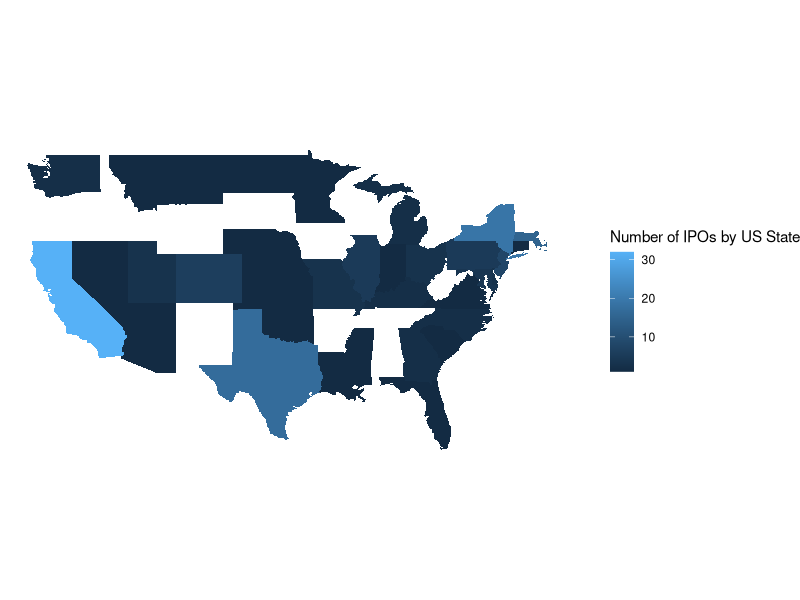

The R source for this figure:
## ---- chunk 1
knitr::opts_chunk$set(echo = TRUE, fig.align="center")
library(tidyverse)
## ---- chunk 2
#Read in dataset
IPO <- read_csv("IPOList.csv")

usa_states <- map_data(map = "state", region = ".") 

#Grouping stocks by their region
counted_stocks <- IPO %>%
  group_by(stateCountry)%>%
  summarise(tot_stocks = length(unique(Symbol)))

key <- data.frame(
  state_abbrev = c("AL", "AK", "AZ", "AR", "CA", "CO", "CT", "DE", "FL", "GA", "HI", "ID", "IL", "IN", "IA", "KS", "KY", "LA", "ME", "MD", "MA", "MI", "MN", "MS", "MO", "MT", "NE", "NV", "NH", "NJ", "NM", "NY", "NC", "ND", "OH", "OK", "OR", "PA", "RI", "SC", "SD", "TN", "TX", "UT", "VT", "VA", "WA", "WV", "WI", "WY"),
  
  state_fullname = c("Alabama", "Alaska", "Arizona", "Arkansas", "California", "Colorado", "Connecticut", "Delaware", "Florida", "Georgia", "Hawaii", "Idaho", "Illinois", "Indiana", "Iowa", "Kansas", "Kentucky", "Louisiana", "Maine", "Maryland", "Massachusetts", "Michigan", "Minnesota", "Mississippi", "Missouri", "Montana", "Nebraska", "Nevada", "New Hampshire", "New Jersey", "New Mexico", "New York", "North Carolina", "North Dakota", "Ohio", "Oklahoma", "Oregon", "Pennsylvania", "Rhode Island", "South Carolina", "South Dakota", "Tennessee", "Texas", "Utah", "Vermont", "Virginia", "Washington", "West Virginia", "Wisconsin", "Wyoming")
  
)
#Connecting states with the stocks in the corresponding region
final_data <- left_join(counted_stocks, key, by = c("stateCountry" = "state_abbrev"))%>%
  mutate(state_fullname = tolower(state_fullname)) %>%
  left_join(usa_states, by = c("state_fullname" = "region"))


#Plotting choropleth
ggplot(final_data, aes(map_id = state_fullname)) +
  geom_map(aes(fill = tot_stocks), map = usa_states) +
  expand_limits(x = usa_states$long, y = usa_states$lat) + 
  theme_void() +
  coord_fixed(ratio = 1.3) +
  labs(fill = "Number of IPOs by US State")
